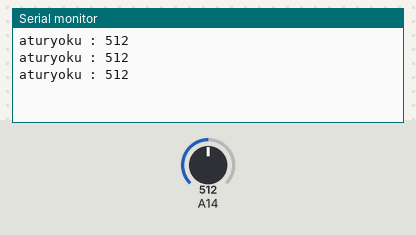
The sketch below on a simulated Arduino Mega 2560, built with avr-gcc and run on an emulated ATmega2560. Shown: the last lines printed to the serial monitor. The inputs (shaded band) are chosen by the test bench; at power-on: A14 = 512.

Above: at 1.8 s.
1.9 s: A14 set to 716
At 2.4 s:
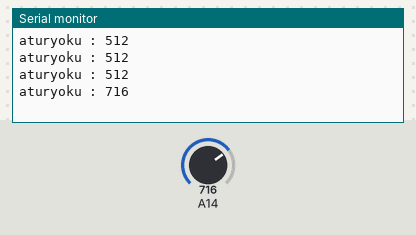
3.4 s: A14 set to 900
At 3.9 s:
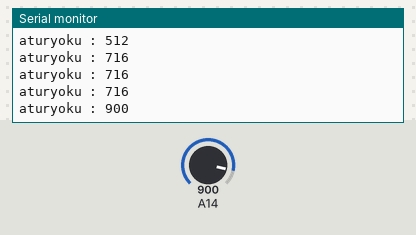
Timing chart, 0 to 6.4 s (numbered marks = the images above; inputs shaded):
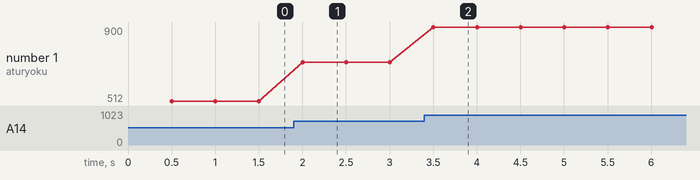

The sketch:

aturyoku.ino
```cpp
void setup() {
  Serial.begin(115200);
  pinMode(A14, INPUT);
}

void loop() {
  delay(500);
  Serial.print("aturyoku : ");
  Serial.println(analogRead(A14));
}
```

Measured:
- after the input at 1.9 s, the serial monitor: prints a new line after 0.10 s (image 1)
- after the input at 3.4 s, the serial monitor: prints a new line after 0.10 s (image 2)
- plotted number 1: 512 → 716 after the input at 1.9 s, 716 → 900 after the input at 3.4 s
